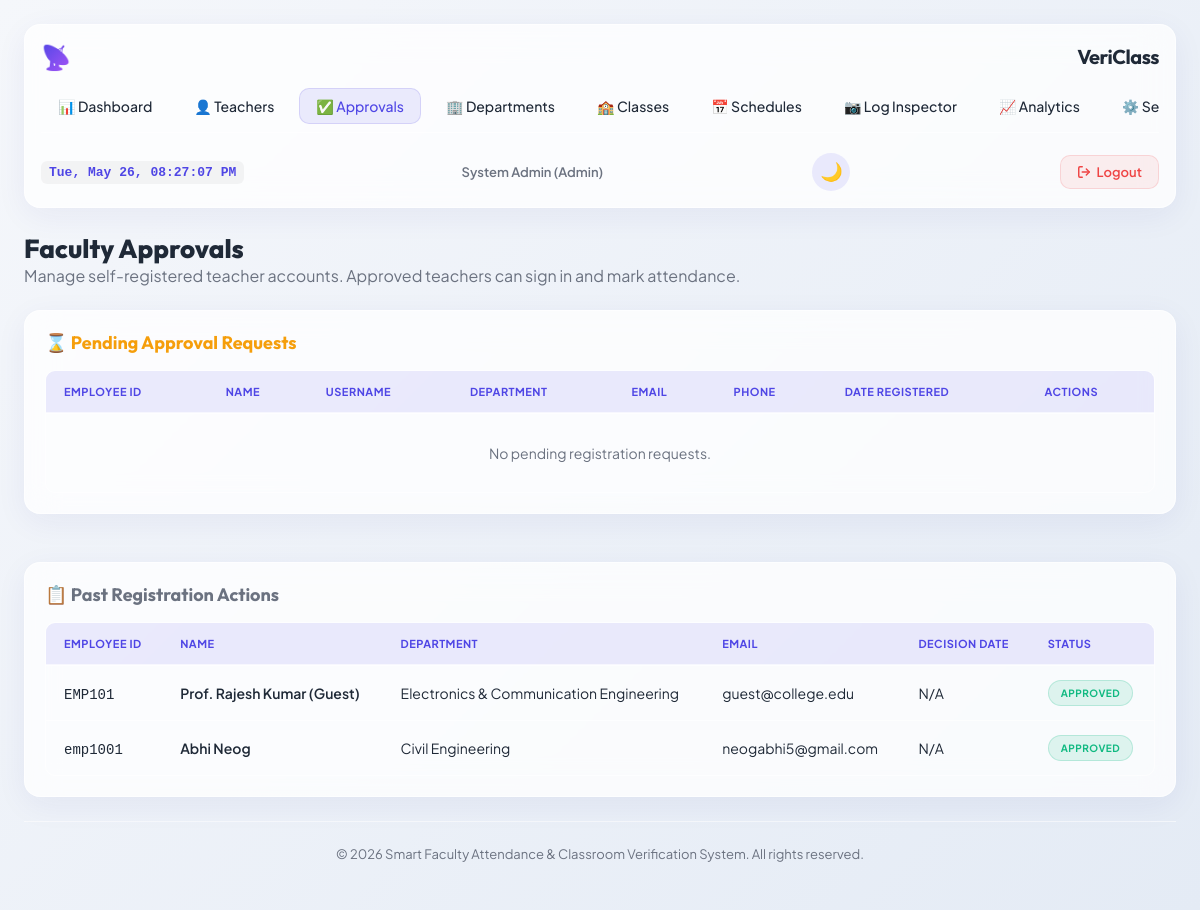
Before: /admin/approvals (signed in) with the older database file.
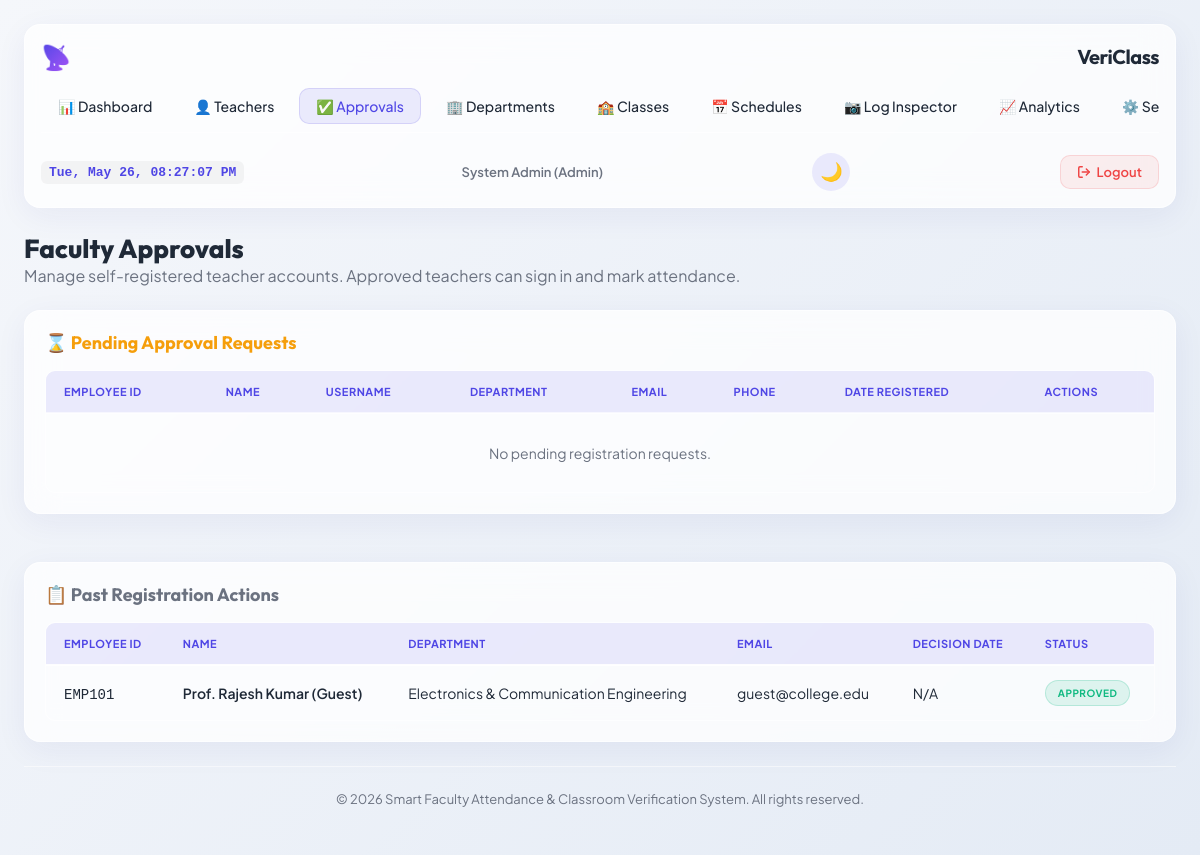
After: the same page with the newer database file.
### models.py (models this page shows, shortened)
class TeacherProfile(db.Model):
    __tablename__ = 'teacher_profiles'
    id = db.Column(db.Integer, primary_key=True)
    user_id = db.Column(db.Integer, db.ForeignKey('users.id', ondelete='CASCADE'), unique=True, nullable=False)
    employee_id = db.Column(db.String(50), unique=True, nullable=False, index=True)
    name = db.Column(db.String(120), nullable=False)
    phone = db.Column(db.String(20), nullable=True)
    department_id = db.Column(db.Integer, db.ForeignKey('departments.id', ondelete='SET NULL'), nullable=True)
    approval_status = db.Column(db.String(20), default='Pending', nullable=False) # 'Pending', 'Approved', 'Rejected'
    approved_by_id = db.Column(db.Integer, db.ForeignKey('users.id'), nullable=True)
    approved_at = db.Column(db.DateTime, nullable=True)
    user = db.relationship('User', foreign_keys=[user_id], back_populates='profile', lazy=True)
    approver = db.relationship('User', foreign_keys=[approved_by_id], lazy=True)
    timetables = db.relationship('Timetable', backref='teacher_profile', cascade="all, delete-orphan", lazy=True)
    attendance_logs = db.relationship('AttendanceLog', backref='teacher_profile', lazy=True)

class Department(db.Model):
    __tablename__ = 'departments'
    id = db.Column(db.Integer, primary_key=True)
    name = db.Column(db.String(100), unique=True, nullable=False)
    code = db.Column(db.String(20), unique=True, nullable=False) # e.g. 'CSE', 'ECE'
    teachers = db.relationship('TeacherProfile', backref='department', lazy=True)

class User(db.Model):
    __tablename__ = 'users'
    id = db.Column(db.Integer, primary_key=True)
    username = db.Column(db.String(80), unique=True, nullable=False, index=True)
    password_hash = db.Column(db.String(255), nullable=True) # Nullable for first-time password setup
    role_id = db.Column(db.Integer, db.ForeignKey('roles.id'), nullable=False)
    email = db.Column(db.String(120), unique=True, nullable=False, index=True)
    is_active = db.Column(db.Boolean, default=True)
    needs_password_setup = db.Column(db.Boolean, default=False)
    created_at = db.Column(db.DateTime, default=datetime.utcnow)
    profile = db.relationship('TeacherProfile', foreign_keys='TeacherProfile.user_id', back_populates='user', uselist=False, cascade="all, delete-orphan", lazy=True)

### app.py (the view, shortened to what this page needs)
@app.route('/admin/approvals', methods=['GET', 'POST'])
def admin_approvals():
    if not is_logged_in() or session.get('role') != 'admin':
        flash("Access Denied.", "danger")
        return redirect(url_for('login'))
    pending = TeacherProfile.query.filter_by(approval_status='Pending').join(TeacherProfile.user).order_by(User.created_at).all()
    past_approvals = TeacherProfile.query.filter(TeacherProfile.approval_status != 'Pending').order_by(TeacherProfile.approved_at.desc()).all()
    return render_template('admin_approvals.html', pending=pending, past_approvals=past_approvals)

### app.py (called while the page is built)
def is_logged_in():
    return 'user_id' in session

### models.py (called while the page is built)
@event.listens_for(Engine, "connect")
def set_sqlite_pragma(dbapi_connection, connection_record):
    cursor = dbapi_connection.cursor()
    try:
        cursor.execute("PRAGMA foreign_keys=ON")
        cursor.execute("PRAGMA journal_mode=WAL")
    except Exception as e:
        print(f"Warning: Failed to execute SQLite connection PRAGMAs: {e}")
    finally:
        cursor.close()

### templates/admin_approvals.html (shortened to what the changed rows need)
{% extends "base.html" %}
{% block content %}
<div style="margin-bottom: 24px;">
    <h2 style="font-family: var(--font-title); font-size: 26px; font-weight: 800;">Faculty Approvals</h2>
</div>
<div style="display: grid; grid-template-columns: 1fr; gap: 24px;">
    <div class="glass-card" style="padding: 20px;">
        <div class="table-responsive">
            <table class="custom-table">
                <thead>
                    <tr>
                        <th>Employee ID</th>
                        <th>Name</th>
                        <th>Username</th>
                        <th>Department</th>
                        <th>Email</th>
                        <th>Phone</th>
                        <th>Date Registered</th>
                        <th>Actions</th>
                    </tr>
                </thead>
            </table>
        </div>
    </div>
    <div class="glass-card" style="padding: 20px;">
        <div class="table-responsive">
            <table class="custom-table">
                <thead>
                    <tr>
                        <th>Employee ID</th>
                        <th>Name</th>
                        <th>Department</th>
                        <th>Email</th>
                        <th>Decision Date</th>
                        <th>Status</th>
                    </tr>
                </thead>
                <tbody>
                    {% if past_approvals %}
                        {% for req in past_approvals %}
                            <tr>
                                <td><code>{{ req.employee_id }}</code></td>
                                <td style="font-weight: 600;">{{ req.name }}</td>
                                <td>{{ req.department.name if req.department else 'N/A' }}</td>
                                <td>{{ req.user.email if req.user else 'N/A' }}</td>
                                <td>{{ req.approved_at.strftime('%Y-%m-%d %H:%M') if req.approved_at else 'N/A' }}</td>
                                <td>
                                    <span class="badge {% if req.approval_status == 'Approved' %}badge-approved{% else %}badge-rejected{% endif %}" style="font-size: 10px;">
                                        {{ req.approval_status }}
                                    </span>
                                </td>
                            </tr>
                        {% endfor %}
                    {% else %}
                        <tr>
                            <td colspan="6" style="text-align: center; color: var(--color-text-muted); padding: 30px;">No history records found.</td>
                        </tr>
                    {% endif %}
                </tbody>
            </table>
        </div>
    </div>
</div>
{% endblock %}

Changed rows visible on the page:
removed TeacherProfile: employee_id "emp1001", name "Abhi Neog", department "Civil Engineering", user "neogabhi5@gmail.com", approved_at "N/A", approval_status "APPROVED"
